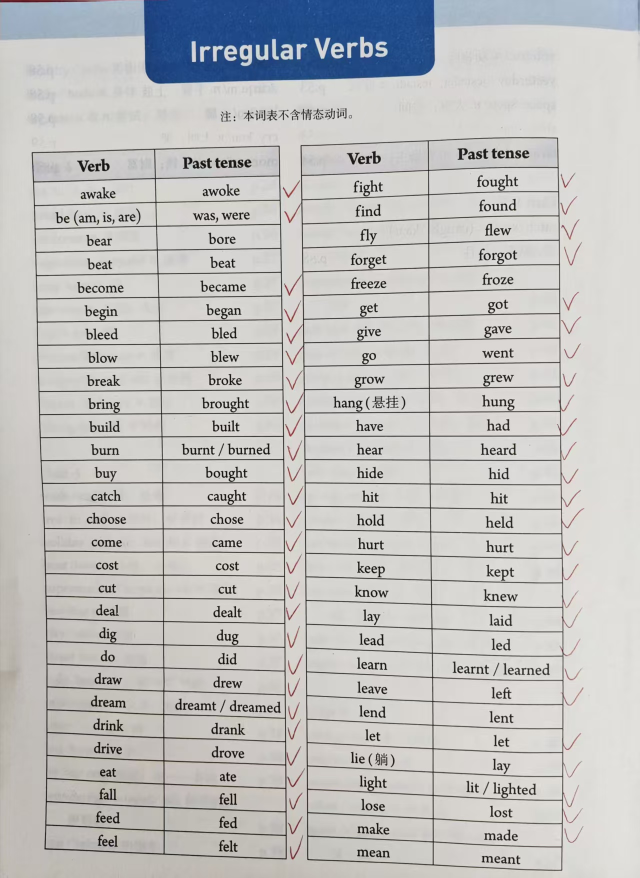
#> input picture irregular verbs/1.jpg, 1279 x 1755 px (shown at 1/2 size)
$ python -i ocr_pipeline.py   (imports and definitions only)
#> lines starting #> are read from the running program, lines starting #| are printed output that depends on the picture; after the words box and inside, x2 and y2 are one past the last pixel; in counts of white or black regions, pixels touching at a corner belong together
"""
OCR Pipeline for vocabulary textbook images.

Steps:
  1. Preprocess each image (deskew, crop borders, binarize)
  2. Run Tesseract OCR (Chinese + English)
  3. Parse OCR text into structured vocabulary records
  4. Output a JSON array matching the target schema:
     [{"word", "phonetic", "pos", "meaning", "page",
       "版本", "年级", "册", "unit"}, ...]

Usage:
    python ocr_pipeline.py --pics ./pics --output result.json \
        --version 人教版 --grade 7年级 --volume 下册
"""

import argparse
import json
import re
import sys
from pathlib import Path

import cv2
import numpy as np
import pytesseract
from PIL import Image


# ---------------------------------------------------------------------------
# Image preprocessing
# ---------------------------------------------------------------------------

def deskew(image: np.ndarray) -> np.ndarray:
    """Correct skew using Hough line transform."""
    gray = cv2.cvtColor(image, cv2.COLOR_BGR2GRAY) if image.ndim == 3 else image.copy()
    gray = cv2.bitwise_not(gray)
    thresh = cv2.threshold(gray, 0, 255, cv2.THRESH_BINARY | cv2.THRESH_OTSU)[1]
    coords = np.column_stack(np.where(thresh > 0))
    if len(coords) < 10:
        return image
    angle = cv2.minAreaRect(coords)[-1]
    # minAreaRect returns angles in [-90, 0); normalise to [-45, 45)
    if angle < -45:
        angle = 90 + angle
    (h, w) = image.shape[:2]
    center = (w // 2, h // 2)
    M = cv2.getRotationMatrix2D(center, angle, 1.0)
    rotated = cv2.warpAffine(
        image, M, (w, h),
        flags=cv2.INTER_CUBIC,
        borderMode=cv2.BORDER_REPLICATE,
    )
    return rotated


def crop_borders(image: np.ndarray, margin: int = 10) -> np.ndarray:
    """Remove dark/noisy borders by finding the bounding box of content."""
    gray = cv2.cvtColor(image, cv2.COLOR_BGR2GRAY) if image.ndim == 3 else image.copy()
    _, thresh = cv2.threshold(gray, 0, 255, cv2.THRESH_BINARY_INV | cv2.THRESH_OTSU)
    contours, _ = cv2.findContours(thresh, cv2.RETR_EXTERNAL, cv2.CHAIN_APPROX_SIMPLE)
    if not contours:
        return image
    all_pts = np.concatenate(contours)
    x, y, w, h = cv2.boundingRect(all_pts)
    # Add a small margin back
    x = max(0, x - margin)
    y = max(0, y - margin)
    x2 = min(image.shape[1], x + w + margin * 2)
    y2 = min(image.shape[0], y + h + margin * 2)
    return image[y:y2, x:x2]


def binarize(image: np.ndarray) -> np.ndarray:
    """Adaptive thresholding for clean black-on-white text."""
    gray = cv2.cvtColor(image, cv2.COLOR_BGR2GRAY) if image.ndim == 3 else image.copy()
    # Denoise first
    gray = cv2.GaussianBlur(gray, (3, 3), 0)
    binary = cv2.adaptiveThreshold(
        gray, 255,
        cv2.ADAPTIVE_THRESH_GAUSSIAN_C,
        cv2.THRESH_BINARY,
        blockSize=31,
        C=10,
    )
    return binary


def upscale_if_small(image: np.ndarray, min_height: int = 1000) -> np.ndarray:
    """Upscale low-resolution images so Tesseract performs better."""
    h, w = image.shape[:2]
    if h < min_height:
        scale = min_height / h
        image = cv2.resize(image, (int(w * scale), min_height), interpolation=cv2.INTER_CUBIC)
    return image


def preprocess(image_path: Path) -> np.ndarray:
    """Full preprocessing pipeline for a single image."""
#> called with image_path = '../irregular verbs/1.jpg'
    img = cv2.imread(str(image_path))
#> img is the input picture: shape (1755, 1279, 3); mean B, G, R 192, 193, 193.2
    if img is None:
        raise ValueError(f"Cannot read image: {image_path}")
    img = upscale_if_small(img)
    img = deskew(img)
#> in deskew, `gray = cv2.cvtColor(image, cv2.COLOR_BGR2GRAY) if image.ndim == 3 else..`:
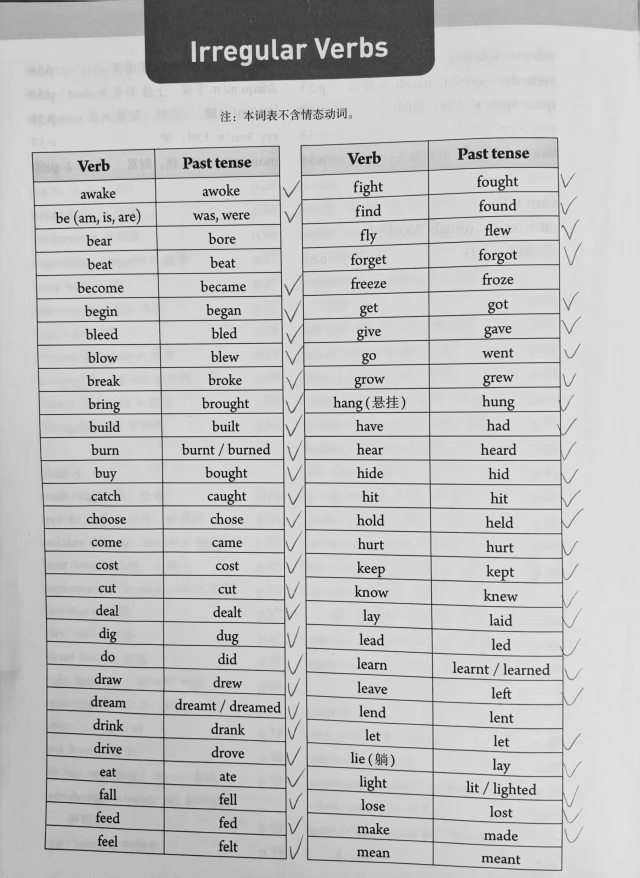
#> gray: shape (1755, 1279) (shown at 1/2 size); min 0, max 240, mean 193
#> in deskew, `gray = cv2.bitwise_not(gray)`:
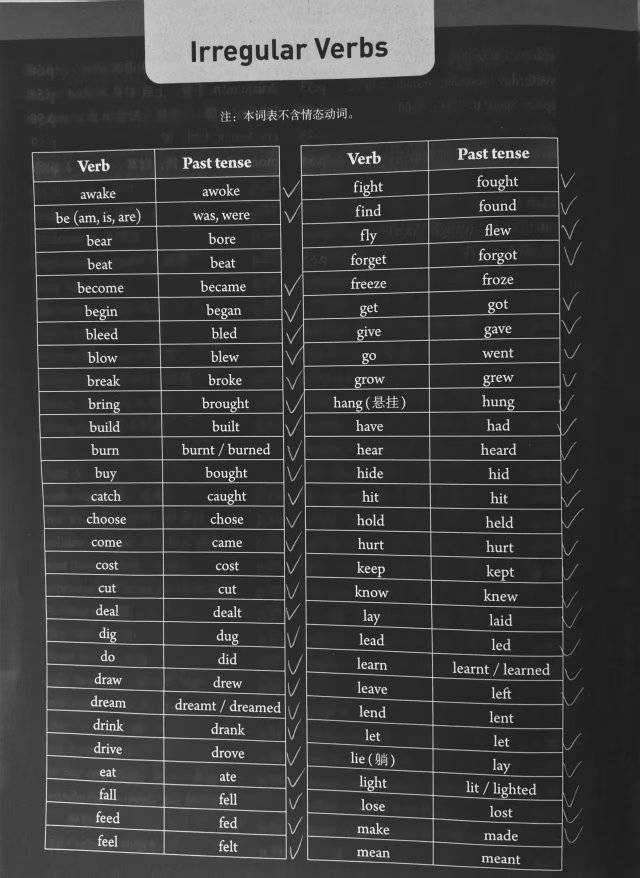
#> gray: shape (1755, 1279) (shown at 1/2 size); min 15, max 255, mean 62
#> in deskew, `thresh = cv2.threshold(gray, 0, 255, cv2.THRESH_BINARY | cv2.THRESH_OT..`:
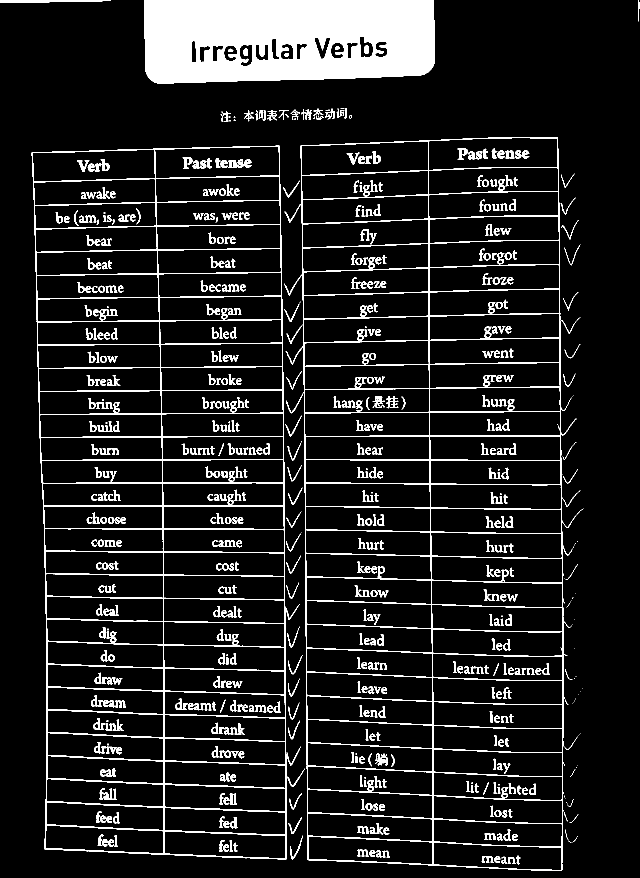
#> thresh: shape (1755, 1279) (shown at 1/2 size); 10.4% white; 675 white regions (92 under 20 px)
#> in deskew, `coords = np.column_stack(np.where(thresh > 0))`: coords = 233926 pairs, first value 0 to 1741, second value 0 to 1278
#> in deskew, `angle = cv2.minAreaRect(coords)[-1]`: angle = -90
#> in deskew, `angle = 90 + angle`: angle = 0
#> in deskew, `M = cv2.getRotationMatrix2D(center, angle, 1.0)`: M = [[1, 0, 0], [0, 1, 0]]
    img = crop_borders(img)
#> in crop_borders, `contours, _ = cv2.findContours(thresh, cv2.RETR_EXTERNAL, cv2.CHAIN_AP..`: contours = 131 contours, 80 with area under 20; largest, box (x1, y1, x2, y2) and area: (571, 274, 1167, 1742) 744150, (63, 291, 574, 1719) 683845, (288, 0, 870, 167) 91454, (0, 0, 222, 5) 627, (580, 1671, 606, 1719) 112
#> in crop_borders, `all_pts = np.concatenate(contours)`: all_pts = contour of 4936 points, box (x1, y1, x2, y2) (0, 0, 1279, 1742), area 1871764
#> in crop_borders, `x, y, w, h = cv2.boundingRect(all_pts)`: x = 0; w = 1279; h = 1742
#> in crop_borders, `x2 = min(image.shape[1], x + w + margin * 2)`: x2 = 1279
#> in crop_borders, `y2 = min(image.shape[0], y + h + margin * 2)`: y2 = 1755
    img = binarize(img)
#> in binarize, `binary = cv2.adaptiveThreshold( gray, 255, cv2.ADAPTIVE_THRESH_GAUSSIA..`:
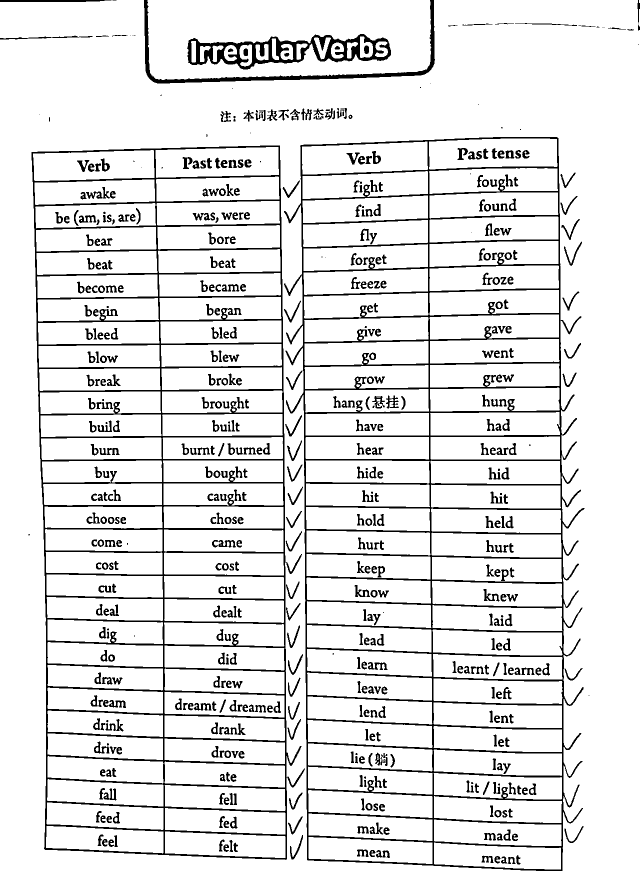
#> binary: shape (1755, 1279) (shown at 1/2 size); 89.7% white; 619 black regions (68 under 20 px), largest, box (x1, y1, x2, y2) and area: (568, 274, 1169, 1742) 72871, (63, 291, 610, 1720) 65109, (374, 68, 782, 139) 9900
    return img


# ---------------------------------------------------------------------------
# OCR
# ---------------------------------------------------------------------------

# [6 lines left out: function run_ocr, not called in this run]


# ---------------------------------------------------------------------------
# Text parsing
# ---------------------------------------------------------------------------

# Patterns for vocabulary entries.
# Typical line formats found in Chinese EFL textbooks:
#   fox  /fɒks/  n.  狐狸  p.2
#   take care of  phrase  照顾；处理  p.2
#   (unit header)  Unit 1  / 第一单元

PHONETIC_RE = re.compile(r"(/[^/]+/|[ˈˌ][^\s]+)")
POS_RE = re.compile(
    r"\b(n\.|v\.|adj\.|adv\.|prep\.|conj\.|pron\.|interj\.|num\.|art\.|phrase|abbr\.)\b"
)
PAGE_RE = re.compile(r"\bp\.?\s*(\d+)\b", re.IGNORECASE)
UNIT_RE = re.compile(r"\bUnit\s*(\d+)\b", re.IGNORECASE)
CHINESE_RE = re.compile(r"[\u4e00-\u9fff；、，。！？]+")


# [67 lines left out: function parse_ocr_text, not called in this run]


# ---------------------------------------------------------------------------
# Pipeline orchestration
# ---------------------------------------------------------------------------

SUPPORTED_EXTENSIONS = {".jpg", ".jpeg", ".png", ".bmp", ".tiff", ".tif", ".webp"}


# [102 lines left out: functions natural_sort_key, run_pipeline, build_parser, main, not called in this run]


# [2 lines not run here, left out]

>>> result = preprocess('../irregular verbs/1.jpg')
